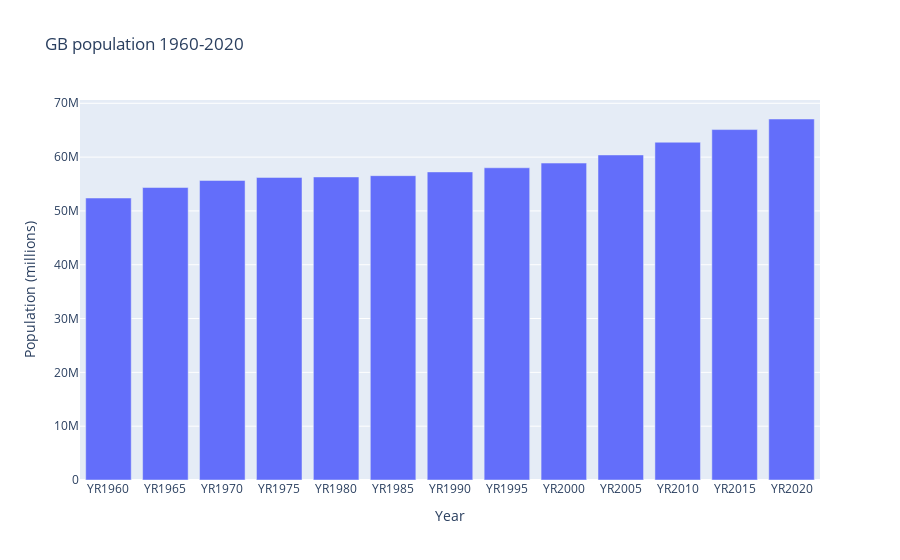

The notebook cell this image was saved under:
### Code cell
fig = px.bar(gb_long, x="year", y="population", title="GB population 1960-2020")
fig.update_layout(xaxis_title='Year', yaxis_title='Population (millions)')
fig.show()

### Figure 1 — Plotly figure (JSON) as saved in the notebook; plotly's stock layout.template omitted (floating-point values rounded to 4 significant figures)
{"data": [{"alignmentgroup": "True", "hovertemplate": "year=%{x}<br>population=%{y}<extra></extra>", "legendgroup": "", "marker": {"color": "#636efa", "pattern": {"shape": ""}}, "name": "", "offsetgroup": "", "orientation": "v", "showlegend": false, "textposition": "auto", "type": "bar", "x": ["YR1960", "YR1965", "YR1970", "YR1975", "YR1980", "YR1985", "YR1990", "YR1995", "YR2000", "YR2005", "YR2010", "YR2015", "YR2020"], "xaxis": "x", "y": [52400000, 54348050, 55663250, 56225800, 56314216, 56550268, 57247586, 58019030, 58892514, 60401206, 62766365, 65116219, 67081234], "yaxis": "y"}], "layout": {"barmode": "relative", "legend": {"tracegroupgap": 0}, "title": {"text": "GB population 1960-2020"}, "xaxis": {"anchor": "y", "domain": [0, 1], "title": {"text": "Year"}}, "yaxis": {"anchor": "x", "domain": [0, 1], "title": {"text": "Population (millions)"}}}}
